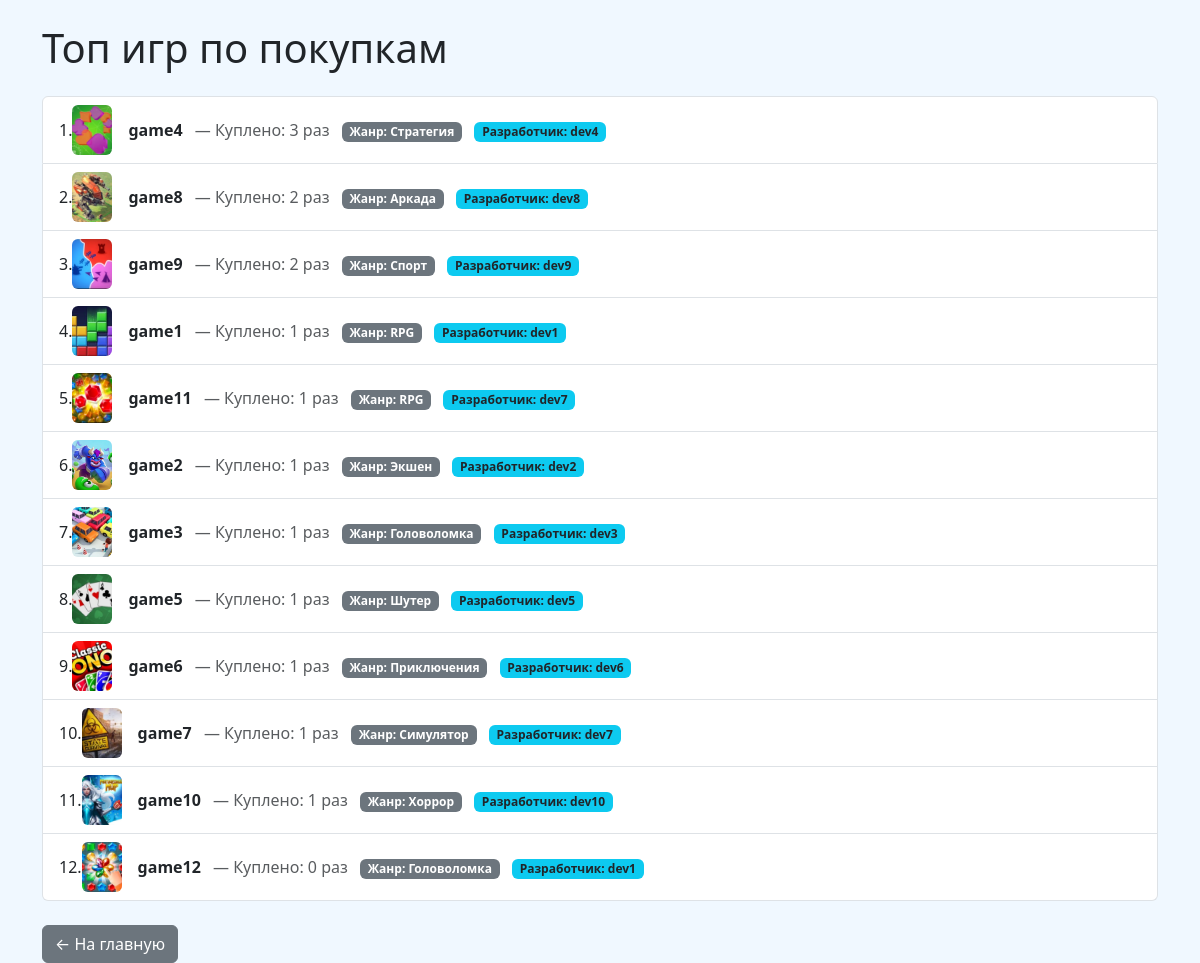
The page /top/ on the database its author committed.
### store/models.py (models this page shows, shortened)
class Game(models.Model):
    title = models.CharField("Название игры", max_length=100)
    description = models.TextField("Описание")
    price = models.DecimalField("Цена", max_digits=8, decimal_places=2)
    release_date = models.DateField("Дата выхода")
    developer = models.ForeignKey(Developer, on_delete=models.CASCADE, verbose_name="Разработчик")
    genre = models.ForeignKey(Genre, on_delete=models.SET_NULL, null=True, verbose_name="Жанр")
    cover_image = models.ImageField("Обложка", upload_to='game_covers/', blank=True)
    class Meta:
        verbose_name = "Игра"
        verbose_name_plural = "Игры"

class Genre(models.Model):
    name = models.CharField("Название жанра", max_length=50, unique=True)
    class Meta:
        verbose_name = "Жанр"
        verbose_name_plural = "Жанры"

class Developer(models.Model):
    name = models.CharField("Имя разработчика", max_length=100)
    country = models.CharField("Страна", max_length=50, blank=True, null=True)
    website = models.URLField("Сайт", blank=True, null=True)
    class Meta:
        verbose_name = "Разработчик"
        verbose_name_plural = "Разработчики"

### store/views.py (the view)
# urls.py: path('top/', top_games_view, name='top_games'),
def top_games_view(request):
    games = Game.objects.annotate(
        purchase_count=Count('purchase')
    ).order_by('-purchase_count')
    purchased_ids = []
    if request.user.is_authenticated:
        purchased_ids = list(
            Purchase.objects.filter(user=request.user).values_list('game_id', flat=True)
        )
    context = {
        'games': games,
        'purchased_ids': purchased_ids,
    }
    return render(request, 'top_games.html', context)

### templates/top_games.html (shortened to what this page needs)
<!DOCTYPE html>
<html lang="ru">
<head>
    <link href="https://cdn.jsdelivr.net/npm/bootstrap@5.3.3/dist/css/bootstrap.min.css" rel="stylesheet">
</head>
<body>
    <div class="container mt-4">
        <h1 class="mb-4">Топ игр по покупкам</h1>
        <ol class="list-group list-group-numbered mb-4">
            {% for game in games %}
                <li class="list-group-item d-flex align-items-center">
                    {% if game.cover_image %}
                        <img src="{{ game.cover_image.url }}" alt="cover" class="me-3" style="height: 50px; width: 40px; object-fit: cover; border-radius: 6px;">
                    {% else %}
                        <img src="https://via.placeholder.com/40x50?text=No+Image" alt="no cover" class="me-3" style="height: 50px; width: 40px; object-fit: cover; border-radius: 6px;">
                    {% endif %}
                    <div class="flex-grow-1">
                        <strong>{{ game.title }}</strong>
                        <span class="text-muted ms-2">— Куплено: {{ game.purchase_count }} раз</span>
                        {% if game.genre %}
                            <span class="badge bg-secondary ms-2">Жанр: {{ game.genre.name }}</span>
                        {% endif %}
                        {% if game.developer %}
                            <span class="badge bg-info text-dark ms-2">Разработчик: {{ game.developer.name }}</span>
                        {% endif %}
                    </div>
                </li>
            {% empty %}
                <li class="list-group-item">Нет данных для отображения.</li>
            {% endfor %}
        </ol>
        <a href="/" class="btn btn-secondary">← На главную</a>
    </div>
</body>
</html>

### templates/top_games.html (style rules this page uses)
body { background-color: #f0f8ff !important; }

### rows shown on the page
Game: cover_image (picture), title "game4", purchase_count "3", genre.name "Стратегия", developer.name "dev4"
Game: cover_image (picture), title "game8", purchase_count "2", genre.name "Аркада", developer.name "dev8"
Game: cover_image (picture), title "game9", purchase_count "2", genre.name "Спорт", developer.name "dev9"
Game: cover_image (picture), title "game1", purchase_count "1", genre.name "RPG", developer.name "dev1"
Game: cover_image (picture), title "game11", purchase_count "1", genre.name "RPG", developer.name "dev7"
Game: cover_image (picture), title "game2", purchase_count "1", genre.name "Экшен", developer.name "dev2"
Game: cover_image (picture), title "game3", purchase_count "1", genre.name "Головоломка", developer.name "dev3"
Game: cover_image (picture), title "game5", purchase_count "1", genre.name "Шутер", developer.name "dev5"
Game: cover_image (picture), title "game6", purchase_count "1", genre.name "Приключения", developer.name "dev6"
Game: cover_image (picture), title "game7", purchase_count "1", genre.name "Симулятор", developer.name "dev7"
Game: cover_image (picture), title "game10", purchase_count "1", genre.name "Хоррор", developer.name "dev10"
Game: cover_image (picture), title "game12", purchase_count "0", genre.name "Головоломка", developer.name "dev1"
